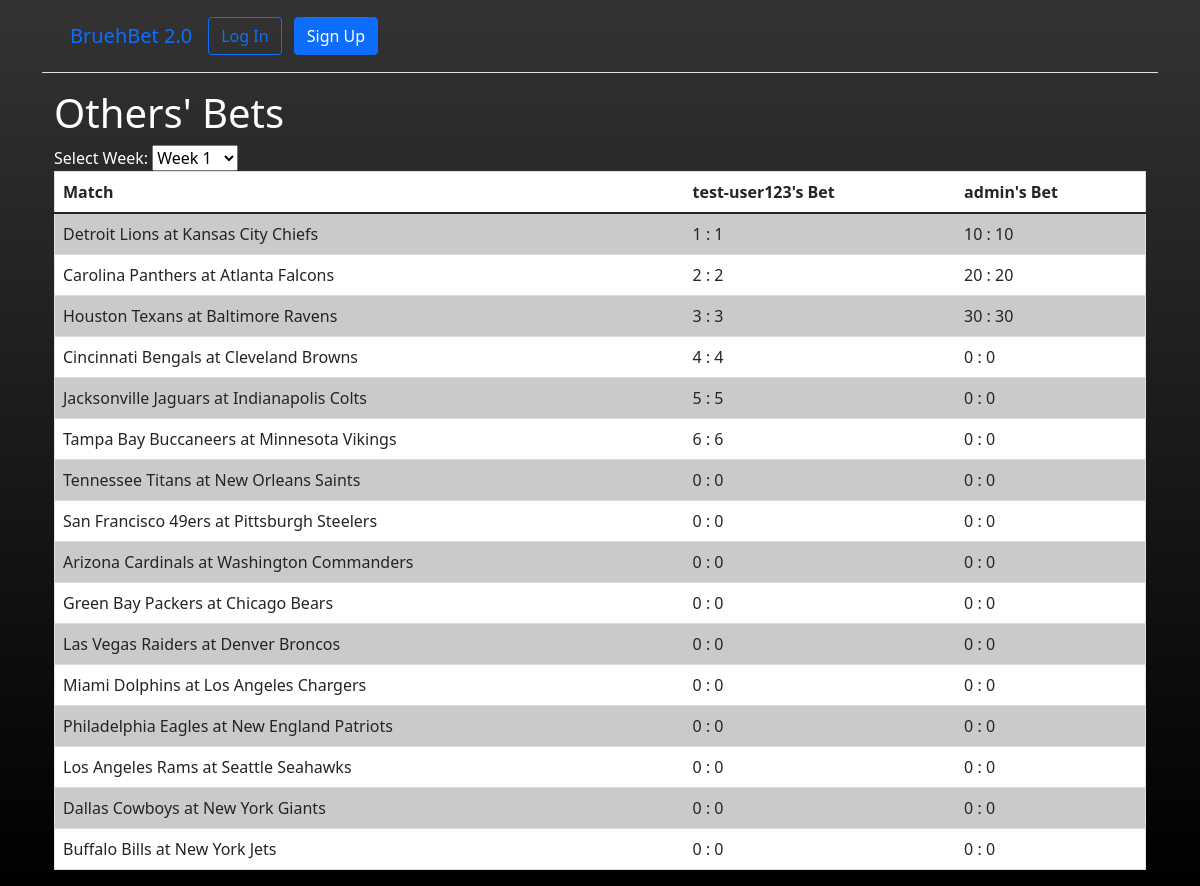
Page /fellow_bets/1/ on the earlier database version.
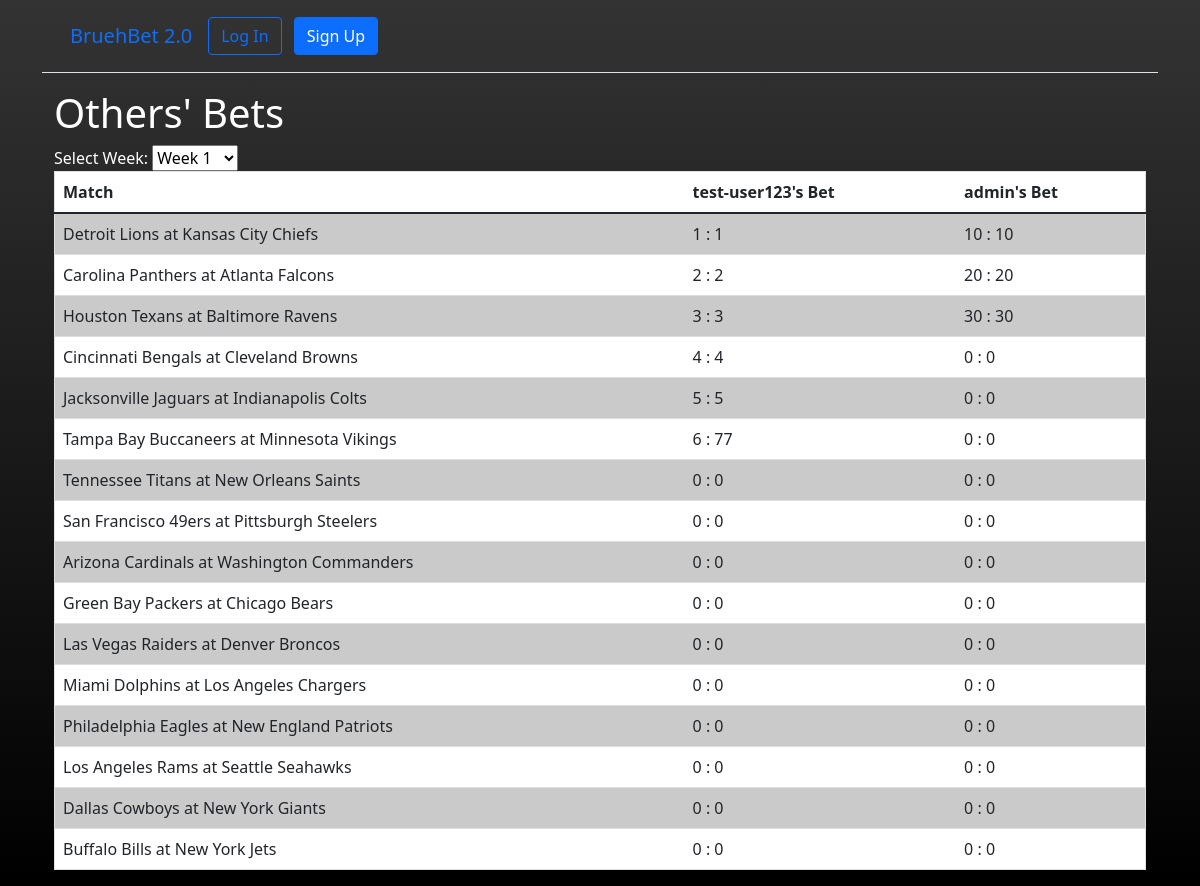
Same page on the later database version.
### users/models.py (models this page shows, shortened)
class Bet(models.Model):
    user = models.ForeignKey(CustomUser, on_delete=models.CASCADE)
    match = models.ForeignKey(Match, on_delete=models.CASCADE)
    predicted_home_score = models.PositiveIntegerField()
    predicted_away_score = models.PositiveIntegerField()
    points = models.IntegerField(default=0)

### users/views.py (the view)
# urls.py: path('fellow_bets/<int:week_number>/', FellowBetsView.as_view(), name='fellow_bets'),
class FellowBetsView(ListView):
    model = Bet
    template_name = 'fellow_bets.html'
    context_object_name = 'bets'
    def get_queryset(self):
        week_number = self.kwargs.get('week_number')
        return Bet.objects.filter(match__week_number=week_number)
    def get_context_data(self, **kwargs):
        context = super().get_context_data(**kwargs)
        context['weeks'] = range(1, 19)
        context['matches'] = Match.objects.filter(week_number=self.kwargs.get('week_number'))
        context['users'] = CustomUser.objects.all()
        context['week_number'] = self.kwargs.get('week_number')
        return context

### templates/fellow_bets.html (shortened to what this page needs)
{% extends 'base.html' %}
{% block content %}
<html>
<head>
</head>
<body>
    <div class="container">
        <div class="row">
            <div class="col-md-12">
                <h1>Others' Bets</h1>
                <label for="week_number">Select Week:</label>
                <select id="week_number" onchange="location = this.value;">
                    {% for week in weeks %}
                    <option value="{% url 'fellow_bets' week %}" {% if week == week_number %}selected{% endif %}>Week {{ week }}</option>
                    {% endfor %}
                </select>
                <table class="table">
                    <thead>
                        <tr style="background-color: white;">
                            <th>Match</th>
                            {% for user in users %}
                            <th>{{ user.username }}'s Bet</th>
                            {% endfor %}
                        </tr>
                    </thead>
                    <tbody>
                        {% for match in matches %}
                        <tr>
                            <td>{{ match.away_team }} at {{ match.home_team }}</td>
                            {% for user in users %}
                            <td>
                                {% for bet in bets %}
                                {% if bet.user == user and bet.match == match %}
                                {{ bet.predicted_away_score }} : {{ bet.predicted_home_score }}
                                {% endif %}
                                {% endfor %}
                            </td>
                            {% endfor %}
                        </tr>
                        {% empty %}
                        <tr>
                            <td colspan="{{ users|length|add:1 }}">No matches for this week.</td>
                        </tr>
                        {% endfor %}
                    </tbody>
                </table>
            </div>
        </div>
    </div>
</body>
{% endblock %}

Differences in the rows shown:
changed Bet (number 11 of 32 on the later page): predicted_home_score "6" → "77"
